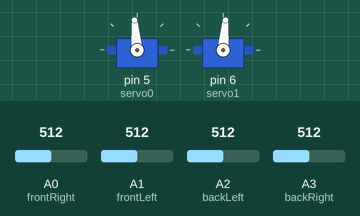
The sketch below on a simulated Arduino Uno, built with avr-gcc and run on an emulated ATmega328P. Shown: 2 × servo. The inputs (shaded band) are chosen by the test bench; at power-on: A0 (frontRight) = 512, A1 (frontLeft) = 512, A2 (backLeft) = 512, A3 (backRight) = 512.

Above: at 1.2 s.
1.3 s: A0 (frontRight) set to 710
Timing chart, 0 to 4.3 s (numbered marks = the images above; inputs shaded):
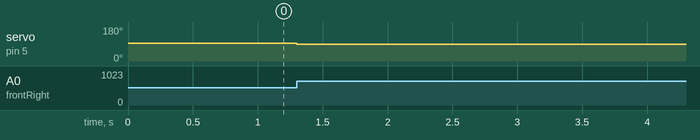

The sketch:

Line_Follower.ino
```cpp
#include <Servo.h>

Servo servo0;  // create servo object for the left servo
Servo servo1;  // create servo object for the right servo

int backLeft = A2; // back left line0
int frontRight = A0; // front right  1
int frontLeft = A1; // front left  2
int backRight = A3; // back right  3

int backLeftInput = 0;
int frontRightInput = 0;
int frontLeftInput = 0;
int backRightInput = 0;

int thresh  = 700;
// Helper function that runs servos with leftSpeed, rightSpeed for delayTime msecs
void runServo(int leftSpeed, int rightSpeed, int delayTime)
{
  servo0.write(leftSpeed);
  servo1.write(rightSpeed);
  //delay(delayTime);
}

// Turn 90 degrees to the right
void turnRight()
{
  runServo(160, 160, 556);
}

void adjustRight(int val)
{
  runServo(95, 90, val); // left , right
}

void adjustLeft(int val)
{
  runServo(90, 85, val); // left, right
}


// Go straight for runTime msecs
void goStraight(int runTime)
{
   runServo(95, 85, runTime);
}

void setup() {
  servo0.attach(5,1300,1700);  // attaches the servo on pin 5 to the servo object
  servo1.attach(6,1300,1700);  // attaches the servo on pin 6 to the servo object

  Serial.begin(9600);


}

void loop() {
  backLeftInput = analogRead(backLeft);
  frontRightInput = analogRead(frontRight);
  frontLeftInput = analogRead(frontLeft);
  backRightInput = analogRead(backRight);

  if(frontRightInput < thresh && frontLeftInput < thresh)
  {
    goStraight(500);
  } else if(frontLeftInput > thresh && frontRightInput < thresh)
  {
    adjustRight(10);

  } else if(frontLeftInput < thresh && frontRightInput > thresh)
  {
    adjustLeft(10);
  }
  delay(5);
}
```

Measured:
- after the input at 1.3 s, servo on pin 5 (servo0): 95° → 90° at once
